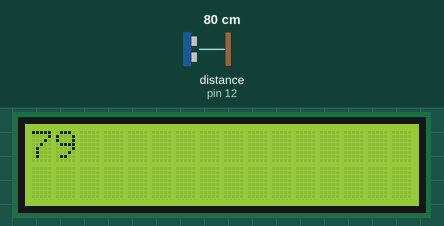
Recording of a sketch running on a simulated Arduino Uno, built with avr-gcc and run on an emulated ATmega328P. Shown: 16×2 character LCD. Wiring (inferred from the names in the program): ultrasonic range finder: trigger pin 14; echo pin 12. The inputs (shaded band) are chosen by the test bench; at power-on: distance to the obstacle (sensor on pin 12) 80 cm. The echo pulse lasts 58.3 µs per cm; what the sketch prints to the serial monitor is not drawn.

Above: at 1.2 s.
1.3 s: distance to the obstacle (sensor on pin 12) set to 2 cm
At 2.2 s:
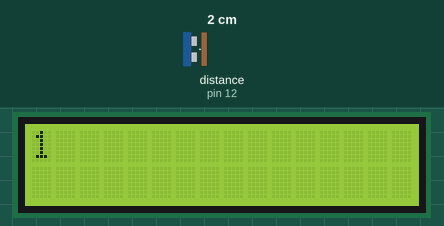
2.8 s: distance to the obstacle (sensor on pin 12) set to 9 cm
At 3.6 s:
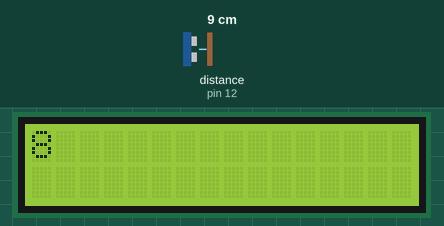
4.3 s: distance to the obstacle (sensor on pin 12) set to 4 cm
At 5.4 s:
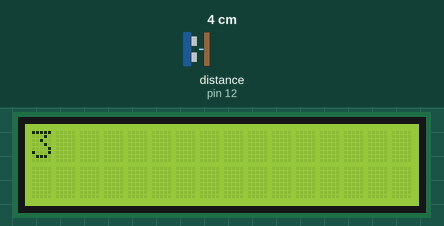
Timing chart, 0 to 7.3 s (numbered marks = the images above; inputs shaded):
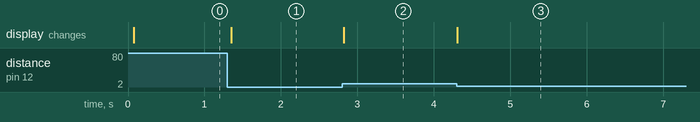

The sketch:

LCD_Ultrasonic.ino
```cpp
#include <LiquidCrystal_I2C.h>
#define trig 14
#define echo 12
LiquidCrystal_I2C lcd(0x27, 16, 2);
int previous=0;

void setup() {
  // put your setup code here, to run once:
  pinMode(trig, OUTPUT);
  pinMode(echo, INPUT);
  lcd.init();
  lcd.clear();
  lcd.backlight();
  Serial.begin(9600);
}
int getDistance(){
  digitalWrite(trig, LOW);
  delayMicroseconds(2);
  digitalWrite(trig, HIGH);
  delayMicroseconds(10);
  digitalWrite(trig, LOW);
  long duration = pulseIn(echo, HIGH);
  int distance = duration * 0.034 / 2;
  return distance;
}
void loop() {
  // put your main code here, to run repeatedly:
int current=getDistance();
if(abs(previous-current)>3){
  previous=current;
  lcd.clear();
  lcd.setCursor(0,0);
  lcd.print(current);
  Serial.println(current);
}
delay(50);
}
```

Measured:
- after the input at 1.3 s, the display: changes after 0.05 s (image 1)
- after the input at 2.8 s, the display: changes at once (image 2)
- after the input at 4.3 s, the display: changes at once (image 3)
